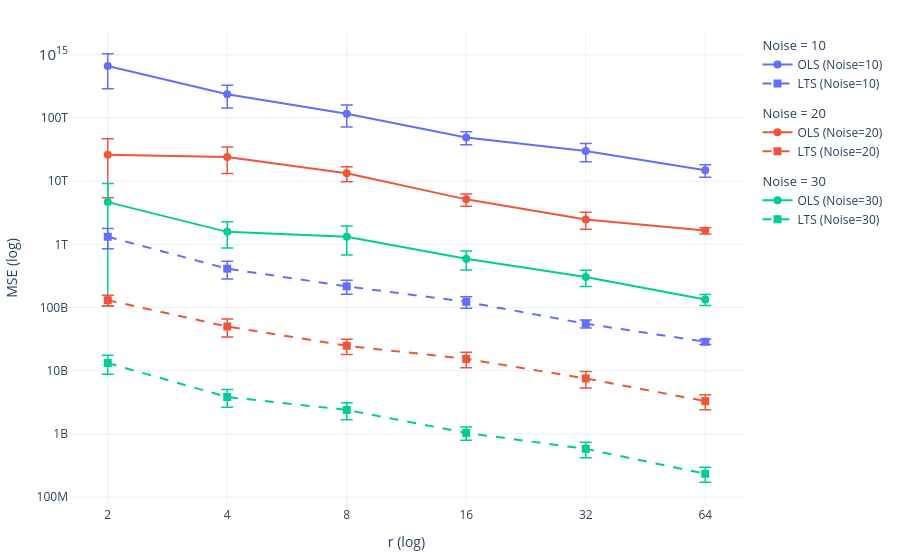

Source (notebook cell):
### Code cell
# --- 2. Plotting Comparison ---

# Option A: Overlay Plot (Recommended)
fig = go.Figure()

# Define visual mapping for solvers
style_map = {
    "ols": {"color": None, "dash": "solid", "marker": "circle"},
    "lts": {"color": None, "dash": "dash", "marker": "square"}
}

# Get unique noise levels to generate a color palette
# colors = ['#1f77b4', '#ff7f0e', '#2ca02c']  # Standard Plotly colors
colors =  ['#636EFA', '#EF553B', '#00CC96']
noise_color_map = {ns: colors[i] for i, ns in enumerate(sorted(noise_levels))}

for solver in solvers:
    for ns in sorted(noise_levels):
        # Filter data for this solver and noise level
        subset = [r for r in all_results if r['solver'] == solver and r['noise'] == ns]
        subset.sort(key=lambda x: x['r'])
        
        x = [res['r'] for res in subset]
        y = [res['mse_mean'] for res in subset]
        y_std = [res['mse_std'] for res in subset]
        
        # Show error bars only for one solver to avoid clutter, or both with opacity
        show_error = True  # Show OLS error bars as reference
        
        fig.add_trace(go.Scatter(
            x=x,
            y=y,
            mode='lines+markers',
            name=f'{solver.upper()} (Noise={ns})',
            line=dict(
                color=noise_color_map[ns],
                dash=style_map[solver]["dash"],
                width=2
            ),
            marker=dict(
                symbol=style_map[solver]["marker"],
                size=8,
                color=noise_color_map[ns]
            ),
            error_y=dict(
                type='data',
                array=y_std,
                visible=show_error,
                thickness=1.5,
                width=6
            ) if show_error else None,
            legendgroup=f'noise_{ns}',
            legendgrouptitle_text=f'Noise = {ns}'
        ))

fig.update_layout(
    # title='MSE Comparison: OLS (solid) vs LTS (dashed)',
    xaxis_title='r (log)',
    yaxis_title='MSE (log)',
    yaxis=dict(type='log'),
    xaxis=dict(type='log', tickvals=r_list, ticktext=[str(r) for r in r_list]),
    template='plotly_white',
    hovermode='x unified',
    legend=dict(groupclick="toggleitem"),  # Allows toggling individual traces
    margin=dict(t=30, b=30, l=20, r=20),
)

fig.show()

### Figure 1 — Plotly figure (JSON) as saved in the notebook; plotly's stock layout.template omitted (floating-point values rounded to 4 significant figures)
{"data": [{"error_y": {"array": [373987599187968, 92862167384064, 44405402632192, 11332903501824, 9650562924544, 3291379138560], "thickness": 1.5, "type": "data", "visible": true, "width": 6}, "legendgroup": "noise_10", "legendgrouptitle": {"text": "Noise = 10"}, "line": {"color": "#636EFA", "dash": "solid", "width": 2}, "marker": {"color": "#636EFA", "size": 8, "symbol": "circle"}, "mode": "lines+markers", "name": "OLS (Noise=10)", "type": "scatter", "x": [2, 4, 8, 16, 32, 64], "y": [663129528729600, 236923230617600, 116352853475328, 48915755827200, 29938132451328, 14837335719936]}, {"error_y": {"array": [20662458515456, 10814599725056, 3562946953216, 1140255227904, 738889039872, 185528680448], "thickness": 1.5, "type": "data", "visible": true, "width": 6}, "legendgroup": "noise_20", "legendgrouptitle": {"text": "Noise = 20"}, "line": {"color": "#EF553B", "dash": "solid", "width": 2}, "marker": {"color": "#EF553B", "size": 8, "symbol": "circle"}, "mode": "lines+markers", "name": "OLS (Noise=20)", "type": "scatter", "x": [2, 4, 8, 16, 32, 64], "y": [26141922426880, 24029062758400, 13383834271744, 5147786215424, 2466448408576, 1648345481216]}, {"error_y": {"array": [4552861417472, 702571413504, 639566872576, 196694884352, 87026655232, 26599962624], "thickness": 1.5, "type": "data", "visible": true, "width": 6}, "legendgroup": "noise_30", "legendgrouptitle": {"text": "Noise = 30"}, "line": {"color": "#00CC96", "dash": "solid", "width": 2}, "marker": {"color": "#00CC96", "size": 8, "symbol": "circle"}, "mode": "lines+markers", "name": "OLS (Noise=30)", "type": "scatter", "x": [2, 4, 8, 16, 32, 64], "y": [4659673563136, 1574390988800, 1318118490112, 590125793280, 302841462784, 133884583936]}, {"error_y": {"array": [466478333952, 129042939904, 53106913280, 25345646592, 8251126784, 2657834496], "thickness": 1.5, "type": "data", "visible": true, "width": 6}, "legendgroup": "noise_10", "legendgrouptitle": {"text": "Noise = 10"}, "line": {"color": "#636EFA", "dash": "dash", "width": 2}, "marker": {"color": "#636EFA", "size": 8, "symbol": "square"}, "mode": "lines+markers", "name": "LTS (Noise=10)", "type": "scatter", "x": [2, 4, 8, 16, 32, 64], "y": [1318009700352, 411611430912, 215856218112, 123038834688, 55411638272, 28668712960]}, {"error_y": {"array": [25124642816, 15849857024, 6776548864, 4187558912, 2202086912, 875564160], "thickness": 1.5, "type": "data", "visible": true, "width": 6}, "legendgroup": "noise_20", "legendgrouptitle": {"text": "Noise = 20"}, "line": {"color": "#EF553B", "dash": "dash", "width": 2}, "marker": {"color": "#EF553B", "size": 8, "symbol": "square"}, "mode": "lines+markers", "name": "LTS (Noise=20)", "type": "scatter", "x": [2, 4, 8, 16, 32, 64], "y": [130494152704, 50036776960, 24785401856, 15344389120, 7535012864, 3292704256]}, {"error_y": {"array": [4405662208, 1195735936, 725232576, 246823456, 158405616, 62096228], "thickness": 1.5, "type": "data", "visible": true, "width": 6}, "legendgroup": "noise_30", "legendgrouptitle": {"text": "Noise = 30"}, "line": {"color": "#00CC96", "dash": "dash", "width": 2}, "marker": {"color": "#00CC96", "size": 8, "symbol": "square"}, "mode": "lines+markers", "name": "LTS (Noise=30)", "type": "scatter", "x": [2, 4, 8, 16, 32, 64], "y": [13206941696, 3831777280, 2390118656, 1035183296, 578085760, 233690656]}], "layout": {"hovermode": "x unified", "legend": {"groupclick": "toggleitem"}, "margin": {"b": 30, "l": 20, "r": 20, "t": 30}, "xaxis": {"ticktext": ["2", "4", "8", "16", "32", "64"], "tickvals": [2, 4, 8, 16, 32, 64], "title": {"text": "r (log)"}, "type": "log"}, "yaxis": {"title": {"text": "MSE (log)"}, "type": "log"}}}
